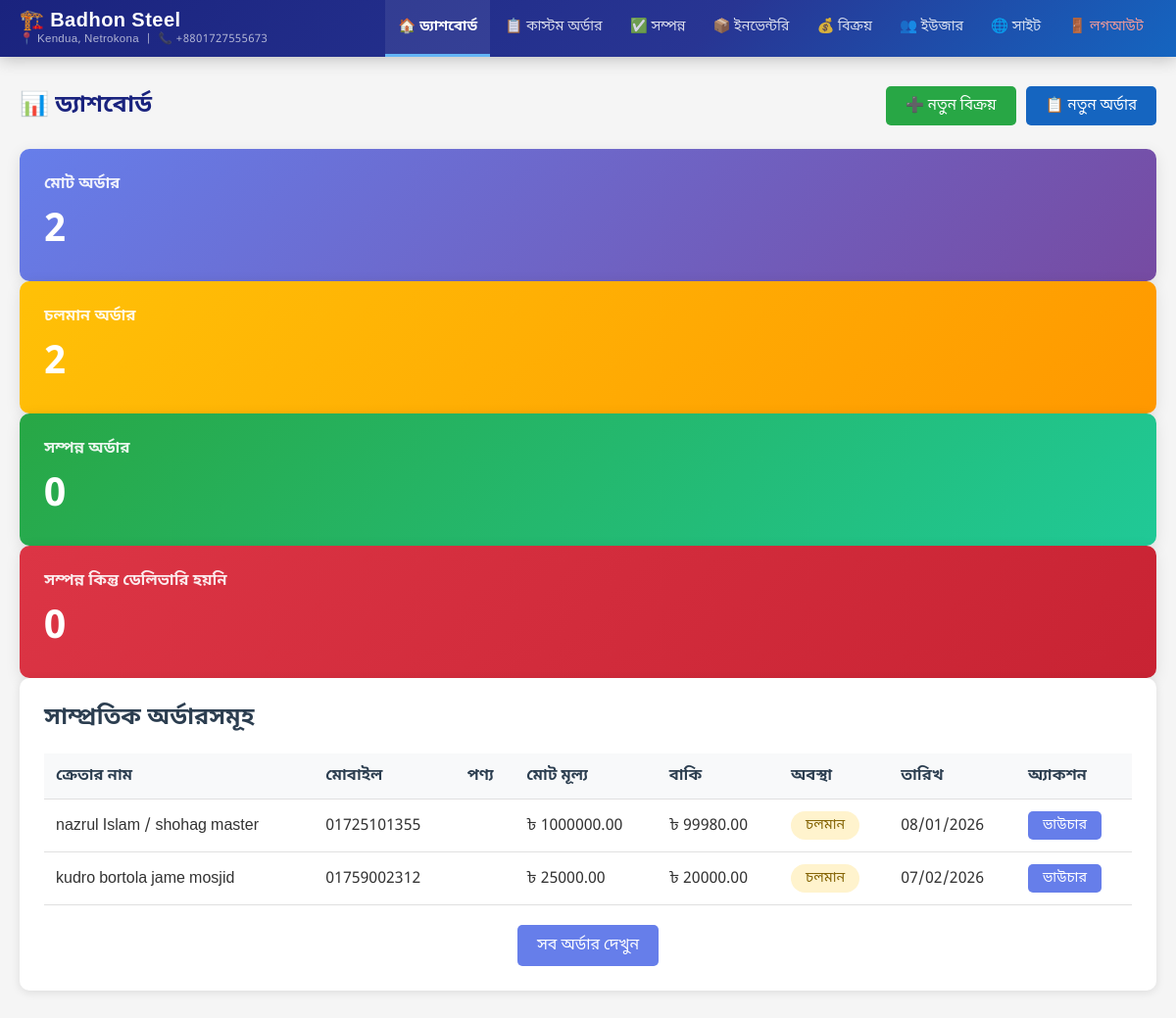
Page /admin-panel/ (signed in) on the earlier database version.
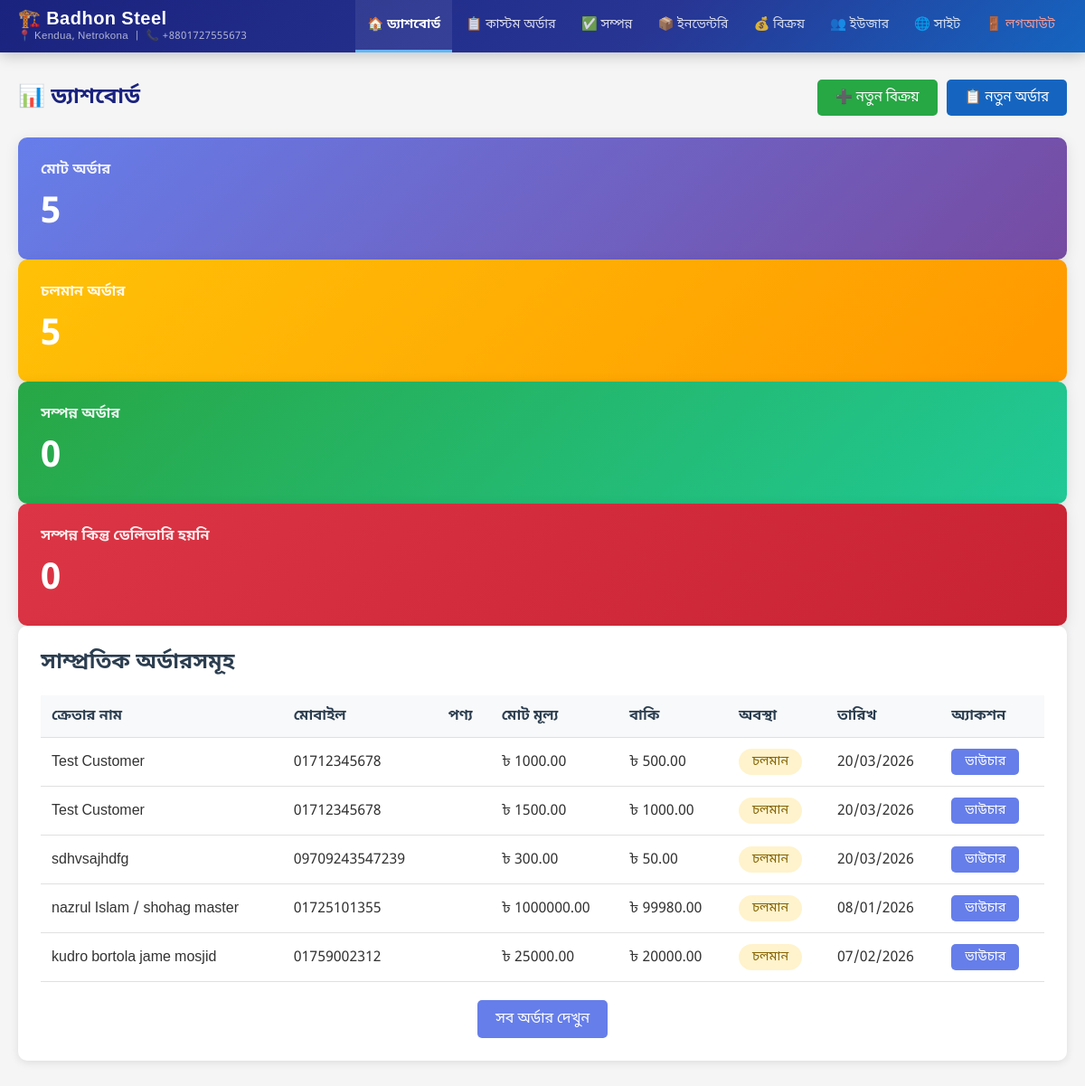
Same page on the later database version.
### shop/models.py (models this page shows, shortened)
class Order(models.Model):
    STATUS_CHOICES = [
        ('pending', 'চলমান'),
        ('ready', 'প্রস্তুত'),
        ('completed', 'সম্পন্ন'),
    ]
    DELIVERY_STATUS_CHOICES = [
        ('not_delivered', 'ডেলিভারি হয়নি'),
        ('delivered', 'ডেলিভারি সম্পন্ন'),
    ]
    customer_name = models.CharField(max_length=200, verbose_name='ক্রেতার নাম')
    mobile_number = models.CharField(max_length=20, verbose_name='মোবাইল নাম্বার')
    total_price = models.DecimalField(max_digits=10, decimal_places=2, verbose_name='মোট মূল্য', default=0)
    cash_paid = models.DecimalField(max_digits=10, decimal_places=2, verbose_name='নগদ পরিশোধ', default=0)
    due_amount = models.DecimalField(max_digits=10, decimal_places=2, verbose_name='বাকি টাকা', editable=False)
    initial_payment_migrated = models.BooleanField(default=False, verbose_name='প্রাথমিক পেমেন্ট OrderPayment-এ স্থানান্তরিত')
    order_date = models.DateField(default=timezone.now, verbose_name='অর্ডার নেওয়ার তারিখ')
    delivery_date = models.DateField(verbose_name='ডেলিভারির তারিখ')
    status = models.CharField(max_length=20, choices=STATUS_CHOICES, default='pending', verbose_name='প্রোডাক্ট অবস্থা')
    delivery_status = models.CharField(max_length=20, choices=DELIVERY_STATUS_CHOICES, default='not_delivered', verbose_name='ডেলিভারি অবস্থা')
    created_at = models.DateTimeField(auto_now_add=True, verbose_name='তৈরির সময়')
    updated_at = models.DateTimeField(auto_now=True, verbose_name='আপডেটের সময়')
    class Meta:
        verbose_name = 'অর্ডার'
        verbose_name_plural = 'অর্ডারসমূহ'
        ordering = ['-created_at']

### shop/views.py (the view)
# urls.py: path('admin-panel/', views.admin_dashboard, name='admin_dashboard'),
@login_required
def admin_dashboard(request):
    total_orders = Order.objects.count()
    pending_orders = Order.objects.filter(status='pending').count()
    completed_orders = Order.objects.filter(status='completed', delivery_status='delivered').count()
    completed_not_delivered = Order.objects.filter(status='completed', delivery_status='not_delivered').count()
    recent_orders = Order.objects.exclude(status='completed').order_by('status', '-created_at')[:10]
    context = {
        'total_orders': total_orders,
        'pending_orders': pending_orders,
        'completed_orders': completed_orders,
        'completed_not_delivered': completed_not_delivered,
        'recent_orders': recent_orders,
    }
    return render(request, 'admin_panel/dashboard.html', context)

### shop/templates/admin_panel/dashboard.html (shortened to what this page needs)
{% extends 'admin_panel/base.html' %}
{% block content %}
<div style="display:flex; justify-content:space-between; align-items:center; margin-bottom:24px; flex-wrap:wrap; gap:12px;">
    <h2 style="margin:0; color:#1a237e; font-size:1.5rem;">📊 ড্যাশবোর্ড</h2>
    <div style="display:flex; gap:10px; flex-wrap:wrap;">
        <a href="{% url 'invoice_create' %}" class="btn btn-success" style="font-size:0.95rem;">➕ নতুন বিক্রয়</a>
        <a href="{% url 'order_create' %}" class="btn" style="font-size:0.95rem; background:#1565c0;">📋 নতুন অর্ডার</a>
    </div>
</div>
<div class="stats-grid">
    <a href="{% url 'order_list' %}" style="text-decoration:none;">
        <div class="stat-card">
            <h3>মোট অর্ডার</h3>
            <div class="number">{{ total_orders }}</div>
        </div>
    </a>
    <a href="{% url 'order_list' %}" style="text-decoration:none;">
        <div class="stat-card warning">
            <h3>চলমান অর্ডার</h3>
            <div class="number">{{ pending_orders }}</div>
        </div>
    </a>
    <a href="{% url 'completed_order_list' %}" style="text-decoration:none;">
        <div class="stat-card success">
            <h3>সম্পন্ন অর্ডার</h3>
            <div class="number">{{ completed_orders }}</div>
        </div>
    </a>
    <a href="{% url 'invoice_list' %}" style="text-decoration:none;">
        <div class="stat-card danger">
            <h3>সম্পন্ন কিন্তু ডেলিভারি হয়নি</h3>
            <div class="number">{{ completed_not_delivered }}</div>
        </div>
    </a>
</div>
<div class="card">
    <h3 class="card-title">সাম্প্রতিক অর্ডারসমূহ</h3>
    {% if recent_orders %}
    <div style="overflow-x: auto;">
        <table class="recent-orders-table">
            <thead>
                <tr>
                    <th>ক্রেতার নাম</th>
                    <th>মোবাইল</th>
                    <th>পণ্য</th>
                    <th>মোট মূল্য</th>
                    <th>বাকি</th>
                    <th>অবস্থা</th>
                    <th>তারিখ</th>
                    <th>অ্যাকশন</th>
                </tr>
            </thead>
            <tbody>
                {% for order in recent_orders %}
                <tr>
                    <td>{{ order.customer_name }}</td>
                    <td>{{ order.mobile_number }}</td>
                    <td>{{ order.product_name }}</td>
                    <td>৳ {{ order.total_price }}</td>
                    <td>৳ {{ order.due_amount }}</td>
                    <td>
                        <span class="status-badge status-{{ order.status }}">
                            {{ order.get_status_display }}
                        </span>
                    </td>
                    <td>{{ order.order_date|date:"d/m/Y" }}</td>
                    <td>
                        <a href="{% url 'order_voucher' order.pk %}" class="btn btn-sm" target="_blank">ভাউচার</a>
                    </td>
                </tr>
                {% endfor %}
            </tbody>
        </table>
    </div>
    {% else %}
    <p style="text-align: center; padding: 30px; color: #666;">কোনো অর্ডার নেই।</p>
    {% endif %}
    <div style="margin-top: 20px; text-align: center;">
        <a href="{% url 'order_list' %}" class="btn">সব অর্ডার দেখুন</a>
    </div>
</div>
{% endblock %}

Differences in the rows shown:
added Order: customer_name "Test Customer", mobile_number "01712345678", total_price "1000.00", due_amount "500.00", status "চলমান", order_date "20/03/2026"
added Order: customer_name "Test Customer", mobile_number "01712345678", total_price "1500.00", due_amount "1000.00", status "চলমান", order_date "20/03/2026"
added Order: customer_name "sdhvsajhdfg", mobile_number "09709243547239", total_price "300.00", due_amount "50.00", status "চলমান", order_date "20/03/2026"
Other differences:
{{ total_orders }}: "2" → "5"
{{ pending_orders }}: "2" → "5"
